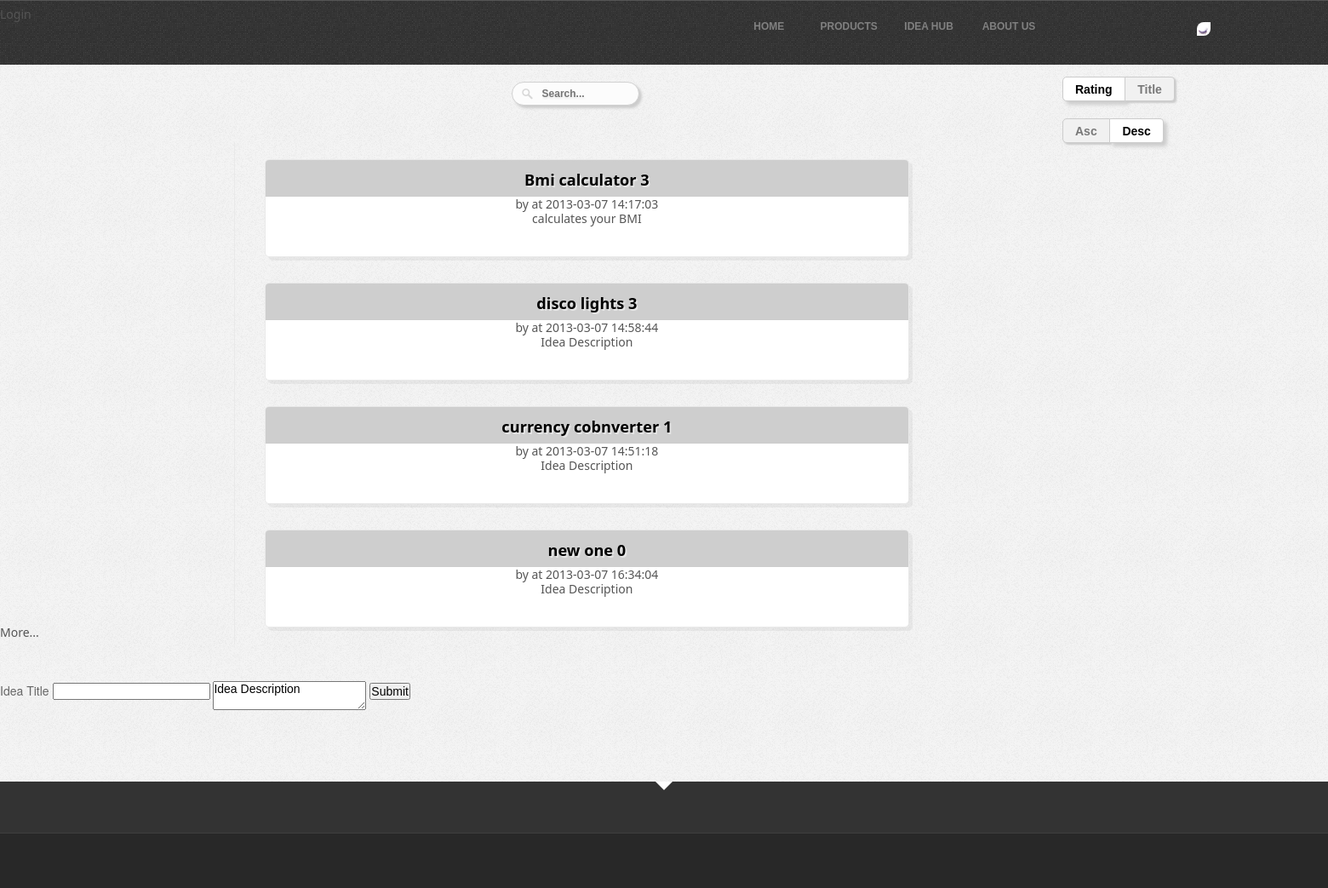
The page /idea_hub.php on the database its author committed.
### tables this page shows
CREATE TABLE IF NOT EXISTS `sp_ideas` (
  `idea_id` int(11) NOT NULL AUTO_INCREMENT,
  `idea_author_id` varchar(30) NOT NULL,
  `idea_title` varchar(200) NOT NULL,
  `idea_description` text NOT NULL,
  `idea_datetime` datetime NOT NULL,
  PRIMARY KEY (`idea_id`)
);

### includes/idea_hub_ideas.php (the view, shortened to what this page needs)
<link href="css/ui-lightness/jquery-ui-1.10.1.custom.css" rel="stylesheet">
<?php include("sphinx_search.php") ?>
<div id="radio">
    <form id="filter">
        <fieldset id="filter_by_sort">
            <input type="radio" id="radio4" name="sort" filters="sort" value="rating" checked="checked"/><label for="radio4"
                                                                                                                style="border-bottom-left-radius: 5px;
                                                                                                                border-top-left-radius: 5px;"
                                                                                                                >Rating</label>
            <input type="radio" id="radio5" name="sort" filters="sort" value="title"/><label for="radio5">Title</label>
        </fieldset>
        <fieldset id="sort_order">
            <input type="radio" id="radio6" name="order" filters="order" value="asc" /><label for="radio6"
                                                                                              style="border-bottom-left-radius: 5px;
                                                                                              border-top-left-radius: 5px;"
                                                                                              >Asc</label>
            <input type="radio" id="radio7" name="order" filters="order" value="desc" checked="checked"/><label for="radio7">Desc</label>
        </fieldset>
</div>
    <div class="image-grid clearfix">
<ul id="applications" class=" ">
    <?php
    $query = "SELECT a.idea_id ,a.idea_author_id,a.idea_title,a.idea_description,
        a.idea_datetime ,count(b.idea_id) as rating
        FROM `sp_ideas` a
        left join `sp_idea_ratings` b on  a.idea_id=b.idea_id
        group by b.idea_id
        order by rating desc";
    $result = mysql_query($query);
    for ($i = 0; $row = mysql_fetch_array($result, MYSQL_NUM); $i++) {
        ?>
        <li data-id="id-<?php echo $row[0] ?>" data-type="<?php echo 'idea' ?>">
            <a href="idea_desc.php?idea_id=<?php echo $row[0] ?>">
                <strong><?php echo $row[2] ?>
                    <span class="idea_rating">
                        <?php echo $row[5] ?>
                    </span>
                </strong>
                <span class="idea_author">
                    by  <?php echo $row[1] ?>
                </span>
                <span class="idea_time">
                    at   <?php echo $row[4] ?>
                </span>
                <div class="idea_desc"><?php echo $row[3] ?></span>
            </a>
        </li>
        <?php
    }
    ?>
 </ul>
    </div>

### css/demo.css (style rules this page uses)
body { font-family: 'Open Sans Condensed','Arial Narrow', serif; background: #ddd url(../images/back2.gif) repeat top left; font-weight: 400; font-size: 15px; color: #333; -webkit-font-smoothing: antialiased; -moz-font-smoothing: antialiased; font-smoothing: antialiased; }
a { color: #555; text-decoration: none; }
body { font-family: "Helvetica Neue", Helvetica, Arial, sans-serif; font-size: 14px; }
body { line-height: 1.6em !important; color: #666; }

### css/products_support_for_quicksand.css (style rules this page uses)
* { margin:0; padding:0; }
body { color:#fcfcfc; font:14px/1.3 'Segoe UI',Arial, sans-serif; min-height: 930px; }
a, a:visited { text-decoration:none; outline:none; color:#6D6D6D; font-family: Calibri, Candara, Segoe, "Segoe UI", Optima, Arial, sans-serif; }
.image-grid { width: 1010px; }
.image-grid li { width: 128px; margin: 20px 0 0 35px; float: left; text-align: center; font-family: "Helvetica Neue",sans-serif; line-height: 17px; color: #686f74; height: 177px; overflow: hidden; }
.image-grid li img, .image-grid li strong { display: block; margin-left: auto; margin-right: auto; padding-top: 15px; }
.image-grid li strong { color: black; font-weight: bold; font-family: Calibri, Candara, Segoe, "Segoe UI", Optima, Arial, sans-serif; text-shadow: 0.1em 0.1em #E6E6E6; padding-top: 15px; padding-bottom: 10px; border-bottom: 1px solid #CCC; background: #CECECE; font-size: 1.3em; }
li strong { display: block; }
strong { font-weight: 400; color: #fff; text-shadow: rgba(255,255,255,0.85) 0 0 3px; }
.clearfix:after { content: "."; display: block; clear: both; visibility: hidden; line-height: 0; height: 0; }
.clearfix { display: inline-block; }
a { text-decoration: none; }
fieldset { border: 0px solid #c0c0c0; }

### css/style_alt.css (style rules this page uses)
body, div, dl, dt, dd, ul, ol, li, h1, h2, h3, h4, h5, h6, pre, form, fieldset, input, textarea, p, blockquote, th, td { margin: 0; padding: 0; }
*, *:after, *:before { -webkit-box-sizing: border-box; -moz-box-sizing: border-box; -ms-box-sizing: border-box; -o-box-sizing: border-box; box-sizing: border-box; padding: 0; margin: 0; }
.clearfix:after { content: ""; display: table; clear: both; }

### includes/idea_hub_ideas.php (style rules this page uses)
.image-grid li { background: none repeat scroll 0 0 rgba(255, 255, 255, 0.5); border-radius: 5px 5px 5px 5px; box-shadow: 4px 4px rgba(0, 0, 0, 0.05); margin-bottom: 2.8125%; position: relative; text-align: center; top: 0px; width: 75%; height: 115px; background: white; border: 1px solid #E9E9E9; margin: 20px 0 10 35px; float: left; font-family: "Helvetica Neue",sans-serif; color: #686F74; overflow: hidden; }
.clearfix { display: block; margin-left: auto; margin-right: auto; border-left: 1px solid #E9E9E9; position: relative; top: 25px; padding-bottom: 10px; }
#filter_by_sort { position: relative; top: 6px; left: 80%; width: 23%; border: 0px; }
#sort_order { position: relative; top: 26px; left: 80%; border: 0px; }

### rows shown on the page
sp_ideas: idea_title "Bmi calculator", row "3", idea_datetime "2013-03-07 14:17:03", idea_description "calculates your BMI"
sp_ideas: idea_title "disco lights", row "3", idea_datetime "2013-03-07 14:58:44", idea_description "Idea Description"
sp_ideas: idea_title "currency cobnverter", row "1", idea_datetime "2013-03-07 14:51:18", idea_description "Idea Description"
sp_ideas: idea_title "new one", row "0", idea_datetime "2013-03-07 16:34:04", idea_description "Idea Description"
